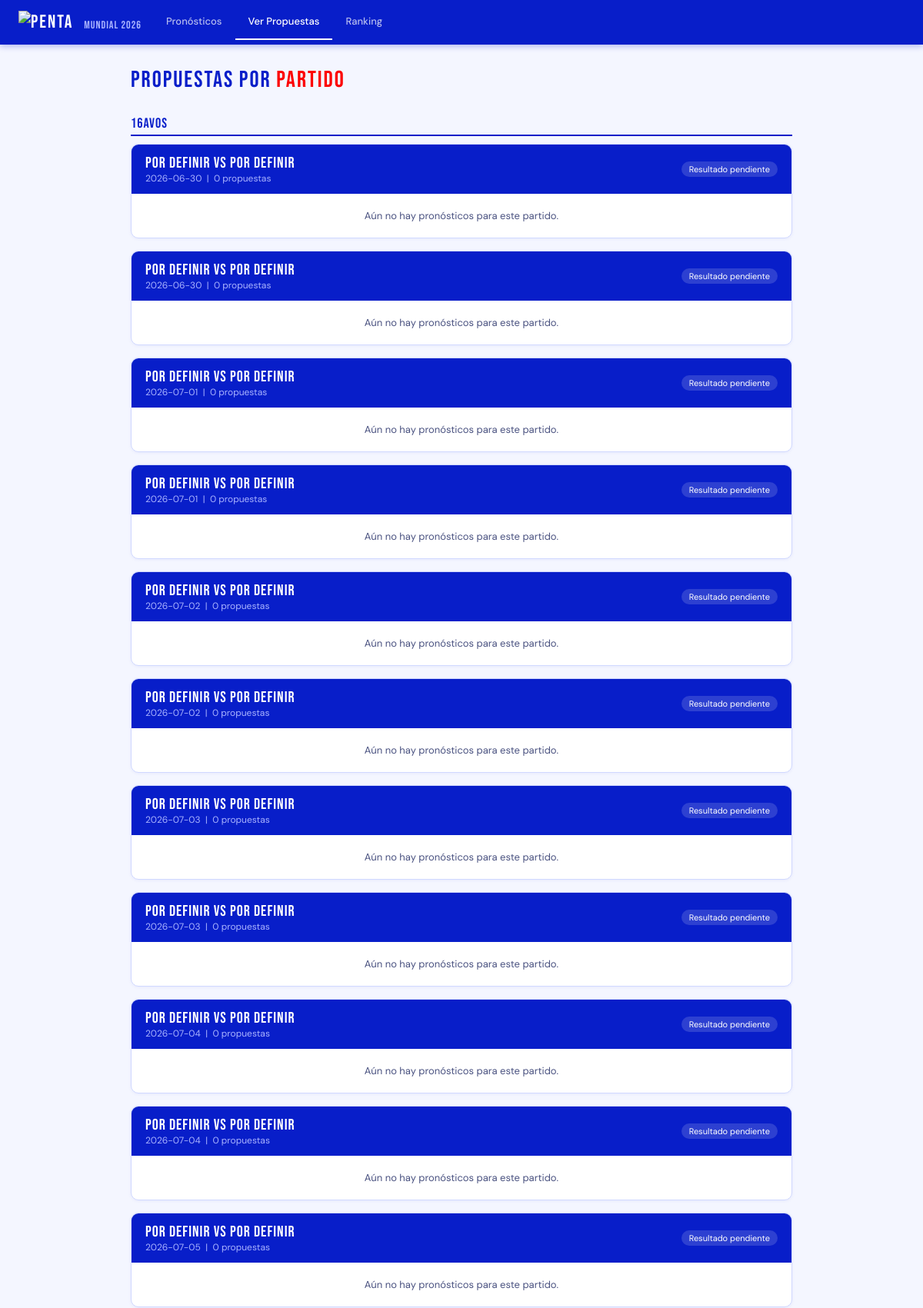
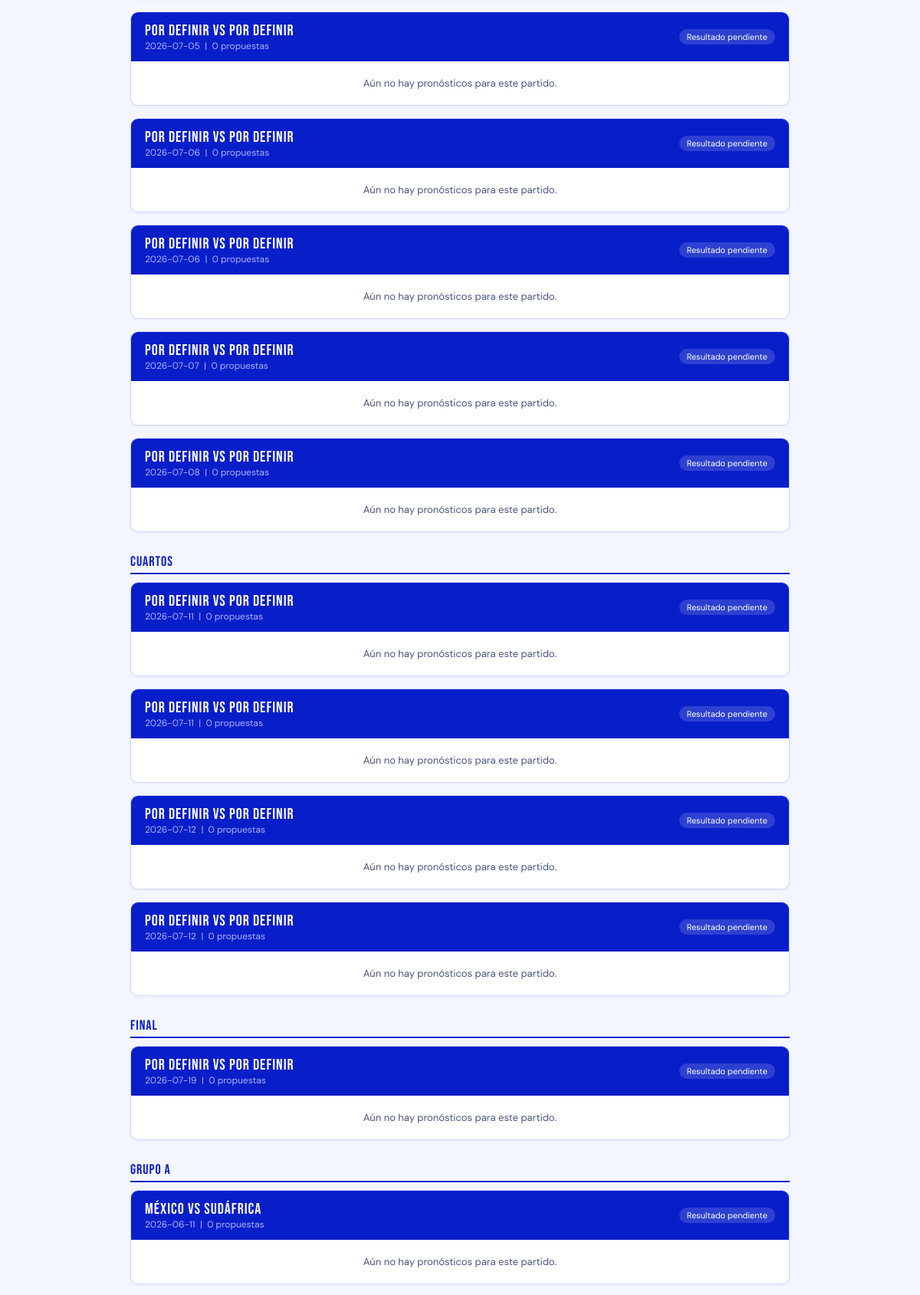
The page /partidos.php (upper part) on the database its author committed (2 pictures, top to bottom).
### tables this page shows
CREATE TABLE IF NOT EXISTS partidos (
    id INT AUTO_INCREMENT PRIMARY KEY,
    local VARCHAR(80) NOT NULL,
    visitante VARCHAR(80) NOT NULL,
    fase ENUM('grupos','r16','qf','sf','final') DEFAULT 'grupos',
    grupo VARCHAR(20) DEFAULT '',
    fecha DATE,
    goles_local TINYINT DEFAULT NULL,
    goles_visitante TINYINT DEFAULT NULL,
    creado_at DATETIME DEFAULT CURRENT_TIMESTAMP
);

### db.php (called while the page is built, shortened)
<?php
function db(): PDO {
    static $pdo = null;
    if ($pdo === null) {
        $pdo = new PDO(
            'mysql:host=' . DB_HOST . ';dbname=' . DB_NAME . ';charset=utf8mb4',
            DB_USER,
            DB_PASS,
            [
                PDO::ATTR_ERRMODE            => PDO::ERRMODE_EXCEPTION,
                PDO::ATTR_DEFAULT_FETCH_MODE => PDO::FETCH_ASSOC,
            ]
        );
    }
    return $pdo;
}

### partidos.php (the view, shortened to what this page needs)
<?php
require 'db.php';
$partidos_q = db()->query('SELECT * FROM partidos ORDER BY grupo, fecha, id');
$partidos = $partidos_q->fetchAll();
$pronos_por_partido = [];
$grupos = [];
foreach ($partidos as $p) {
    $grupos[$p['grupo'] ?: $p['fase']][] = $p;
}
?>
<!DOCTYPE html>
<html lang="es">
<head>
</head>
<body>
<header class="header">
  <div class="logo"><img src="https://pentamarketing.co/penta-logo.png" alt="Penta" style="height:34px;vertical-align:middle;"/> <span>MUNDIAL 2026</span></div>
  <nav class="nav">
    <a href="index.php">Pronósticos</a>
    <a href="partidos.php" class="active">Ver Propuestas</a>
    <a href="ranking.php">Ranking</a>
  </nav>
</header>
<main class="main">
  <div class="section-title">PROPUESTAS POR <span>PARTIDO</span></div>
  <?php foreach ($grupos as $grp => $pts): ?>
    <div class="grupo-titulo"><?= htmlspecialchars($grp) ?></div>
    <?php foreach ($pts as $partido): ?>
      <?php
        $tiene_resultado = $partido['goles_local'] !== null;
        $pronos = $pronos_por_partido[$partido['id']] ?? [];
      ?>
      <div class="partido-block">
        <div class="partido-header">
          <div>
            <div class="partido-vs"><?= htmlspecialchars($partido['local']) ?> vs <?= htmlspecialchars($partido['visitante']) ?></div>
            <div class="partido-meta"><?= htmlspecialchars($partido['fecha']) ?> &nbsp;|&nbsp; <?= count($pronos) ?> propuesta<?= count($pronos) !== 1 ? 's' : '' ?></div>
          </div>
          <?php if ($tiene_resultado): ?>
            <span class="resultado-badge"><?= $partido['goles_local'] ?> — <?= $partido['goles_visitante'] ?></span>
          <?php else: ?>
            <span class="pendiente-badge">Resultado pendiente</span>
          <?php endif; ?>
        </div>
        <?php if (empty($pronos)): ?>
          <div class="empty">Aún no hay pronósticos para este partido.</div>
        <?php endif; ?>
      </div>
    <?php endforeach; ?>
  <?php endforeach; ?>
</main>
</body>
</html>

### partidos.php (style rules this page uses)
:root { --azul:#081EC9;--rojo:#FC0000;--blanco:#fff;--bg:#f4f6ff;--border:#d0d8ff;--text:#0a0f2e;--text2:#4a5280;--radius:10px; }
* { box-sizing:border-box;margin:0;padding:0; }
body { font-family:'DM Sans',sans-serif;background:var(--bg);color:var(--text);font-size:14px; }
.header { background:var(--azul);color:#fff;padding:0 24px;display:flex;align-items:center;gap:16px;position:sticky;top:0;z-index:100;box-shadow:0 2px 8px rgba(8,30,201,0.3); }
.logo { font-family:'Bebas Neue',sans-serif;font-size:24px;letter-spacing:2px;padding:14px 0; }
.logo span { color:#aab4ff;font-size:14px;letter-spacing:1px;margin-left:8px; }
.nav { display:flex;gap:2px;flex:1; }
.nav a { padding:14px 16px;color:rgba(255,255,255,0.7);font-size:13px;font-weight:500;text-decoration:none;border-bottom:2px solid transparent;white-space:nowrap;transition:all .2s; }
.nav a:hover,.nav a.active { color:#fff;border-bottom-color:#fff; }
.main { max-width:900px;margin:0 auto;padding:28px 20px; }
.section-title { font-family:'Bebas Neue',sans-serif;font-size:30px;letter-spacing:2px;margin-bottom:24px;color:var(--azul); }
.section-title span { color:var(--rojo); }
.grupo-titulo { font-family:'Bebas Neue',sans-serif;font-size:18px;letter-spacing:1px;color:var(--azul);margin:28px 0 10px;padding-bottom:4px;border-bottom:2px solid var(--azul); }
.partido-block { background:#fff;border:1px solid var(--border);border-radius:var(--radius);margin-bottom:16px;overflow:hidden;box-shadow:0 1px 4px rgba(8,30,201,0.06); }
.partido-header { background:var(--azul);color:#fff;padding:12px 18px;display:flex;align-items:center;justify-content:space-between;flex-wrap:wrap;gap:8px; }
.partido-vs { font-family:'Bebas Neue',sans-serif;font-size:20px;letter-spacing:1px; }
.partido-meta { font-size:12px;color:#aab4ff; }
.pendiente-badge { background:rgba(255,255,255,0.15);color:#fff;padding:3px 10px;border-radius:20px;font-size:11px; }
.empty { text-align:center;padding:20px;color:var(--text2);font-size:13px; }

### rows shown on the page
partidos: local "Por definir", visitante "Por definir", fecha "2026-06-30", id "0", shows "Resultado pendiente"
partidos: local "Por definir", visitante "Por definir", fecha "2026-06-30", id "0", shows "Resultado pendiente"
partidos: local "Por definir", visitante "Por definir", fecha "2026-07-01", id "0", shows "Resultado pendiente"
partidos: local "Por definir", visitante "Por definir", fecha "2026-07-01", id "0", shows "Resultado pendiente"
partidos: local "Por definir", visitante "Por definir", fecha "2026-07-02", id "0", shows "Resultado pendiente"
partidos: local "Por definir", visitante "Por definir", fecha "2026-07-02", id "0", shows "Resultado pendiente"
partidos: local "Por definir", visitante "Por definir", fecha "2026-07-03", id "0", shows "Resultado pendiente"
partidos: local "Por definir", visitante "Por definir", fecha "2026-07-03", id "0", shows "Resultado pendiente"
partidos: local "Por definir", visitante "Por definir", fecha "2026-07-04", id "0", shows "Resultado pendiente"
partidos: local "Por definir", visitante "Por definir", fecha "2026-07-04", id "0", shows "Resultado pendiente"
partidos: local "Por definir", visitante "Por definir", fecha "2026-07-05", id "0", shows "Resultado pendiente"
partidos: local "Por definir", visitante "Por definir", fecha "2026-07-05", id "0", shows "Resultado pendiente"
partidos: local "Por definir", visitante "Por definir", fecha "2026-07-06", id "0", shows "Resultado pendiente"
partidos: local "Por definir", visitante "Por definir", fecha "2026-07-06", id "0", shows "Resultado pendiente"
partidos: local "Por definir", visitante "Por definir", fecha "2026-07-07", id "0", shows "Resultado pendiente"
partidos: local "Por definir", visitante "Por definir", fecha "2026-07-08", id "0", shows "Resultado pendiente"
partidos: local "Por definir", visitante "Por definir", fecha "2026-07-11", id "0", shows "Resultado pendiente"
partidos: local "Por definir", visitante "Por definir", fecha "2026-07-11", id "0", shows "Resultado pendiente"
partidos: local "Por definir", visitante "Por definir", fecha "2026-07-12", id "0", shows "Resultado pendiente"
partidos: local "Por definir", visitante "Por definir", fecha "2026-07-12", id "0", shows "Resultado pendiente"
partidos: local "Por definir", visitante "Por definir", fecha "2026-07-19", id "0", shows "Resultado pendiente"
partidos: local "México", visitante "Sudáfrica", fecha "2026-06-11", id "0", shows "Resultado pendiente"

### other values the page prints
$grp "16avos"
$grp "Cuartos"
$grp "Final"
$grp "Grupo A"
